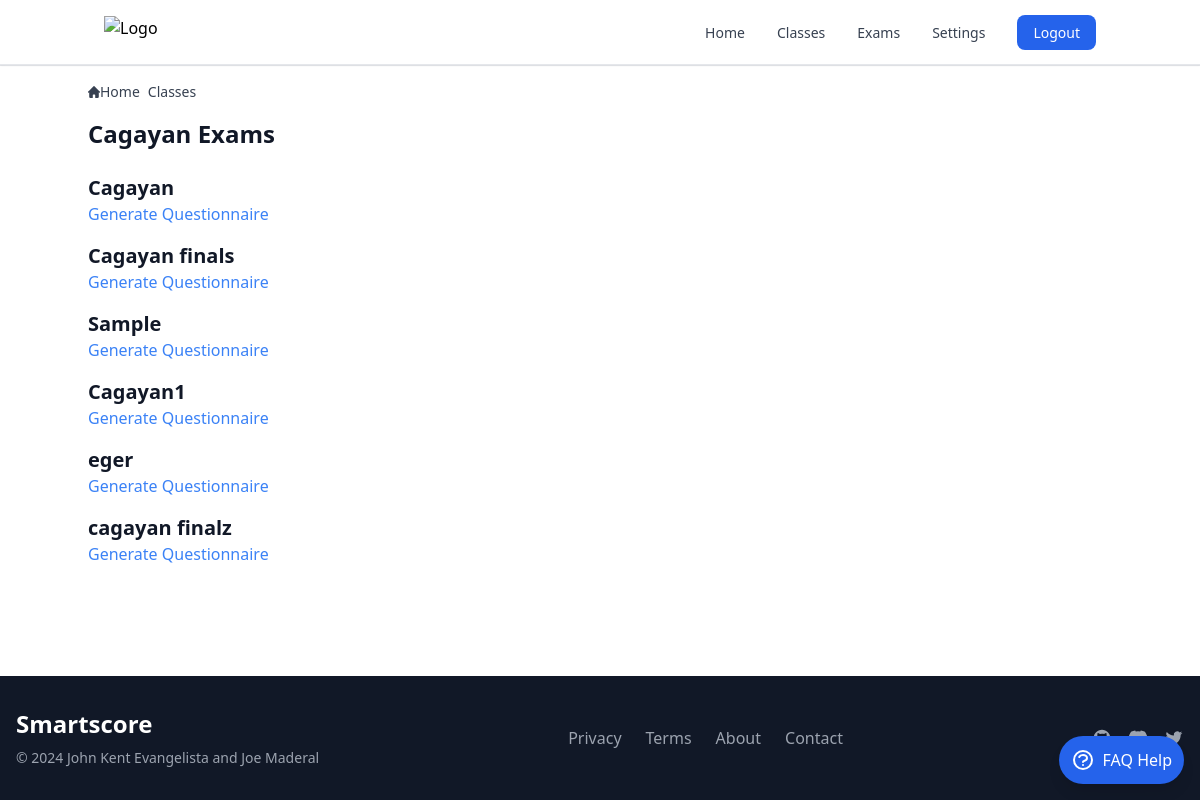
Screenshot of /class_exams/13/ (signed in) with the database file from the repository.
### smartscoreapp/models.py (models this page shows, shortened)
class Class(models.Model):
    name = models.CharField(max_length=100)
    description = models.TextField(blank=True)
    user = models.ForeignKey(settings.AUTH_USER_MODEL, on_delete=models.CASCADE)

class Exam(models.Model):
    exam_id = models.CharField(max_length=3, unique=True, editable=False)
    name = models.CharField(max_length=50)
    class_assigned = models.ForeignKey(Class, related_name='exams', on_delete=models.SET_NULL, null=True)  # Set to NULL on class deletion
    questions = models.ManyToManyField(Question, related_name='exams')
    set_id = models.CharField(max_length=6, unique=True, blank=True)
    instructions = models.TextField(blank=True, null=True)
    time_limit = models.IntegerField(null=True, blank=True)

### smartscoreapp/views.py (the view)
# urls.py: path('class_exams/<int:class_id>/', class_exams_view, name='class_exams'),
@login_required
def class_exams_view(request, class_id):
    class_instance = get_object_or_404(Class, id=class_id)
    exams = class_instance.exams.all()
    return render(request, 'class_exams.html', {'class_instance': class_instance, 'exams': exams})

### templates/classes/class_exams.html (shortened to what this page needs)
{% extends "base.html" %}
{% block content %}
<nav class="flex mb-4" aria-label="Breadcrumb">
  <ol class="inline-flex items-center space-x-1 md:space-x-2 rtl:space-x-reverse">
    <li class="inline-flex items-center">
      <a href="{% url 'index' %}" class="inline-flex items-center text-sm font-medium text-gray-700 hover:text-blue-600 dark:text-gray-400 dark:hover:text-white">
        Home
      </a>
    </li>
    <li class="inline-flex items-center">
      <a href="{% url 'list_classes' %}" class="inline-flex items-center text-sm font-medium text-gray-700 hover:text-blue-600 dark:text-gray-400 dark:hover:text-white">
        Classes
      </a>
    </li>
  </ol>
</nav>
<h1 class="text-2xl font-semibold text-gray-900 dark:text-white mb-6">{{ class_instance.name }} Exams</h1>
{% for exam in exams %}
  <div class="mb-4">
    <h2 class="text-xl font-semibold text-gray-900 dark:text-white">{{ exam.name }}</h2>
    <a href="{% url 'generate_questionnaire' exam.id student.id %}" class="text-blue-500 hover:underline">Generate Questionnaire</a>
  </div>
{% endfor %}
{% endblock %}

### rows the page displays
Class: name "Cagayan"
Exam: name "Cagayan"
Exam: name "Cagayan finals"
Exam: name "Sample"
Exam: name "Cagayan1"
Exam: name "eger"
Exam: name "cagayan finalz"
